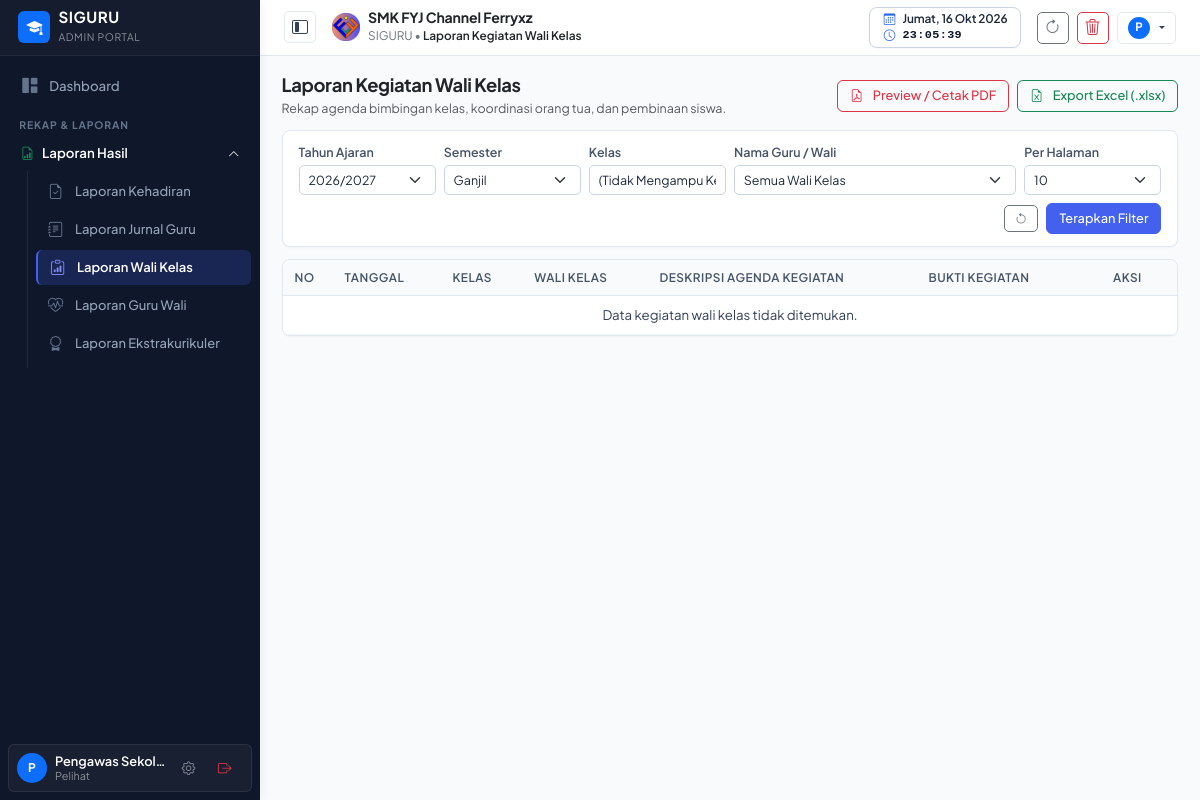
The page /laporan-wali.php (signed in) on the database its author committed.
### tables this page shows
CREATE TABLE pengaturan (
    id INTEGER PRIMARY KEY AUTOINCREMENT,
    logo TEXT DEFAULT 'assets/images/logo.png',
    nama_sekolah TEXT DEFAULT 'SMK NEGERI 1 CONTOH',
    tahun_ajaran TEXT DEFAULT '2026/2027',
    semester TEXT DEFAULT 'Ganjil',
    kelas TEXT DEFAULT 'X RPL 1, X RPL 2, XI RPL 1, XI RPL 2, XII RPL 1, XII RPL 2',
    mata_pelajaran TEXT DEFAULT 'Matematika, Bahasa Indonesia, Pemrograman Web, Basis Data, Bahasa Inggris, PJOK, Pendidikan Agama',
    folder_jurnal TEXT,
    folder_foto TEXT,
    folder_guru_wali TEXT,
    folder_wali TEXT,
    folder_ekstra TEXT,
    link_db_absen TEXT,
    link_db_jurnal TEXT,
    link_db_guru_wali TEXT,
    link_db_wali TEXT,
    link_db_ekstra TEXT,
    list_ekstrakurikuler TEXT DEFAULT 'Pramuka, Paskibra, Futsal, Basket, Rohis, PMR, Desain Grafis, Robotik',
    kepala_sekolah TEXT DEFAULT 'Drs. H. Ahmad Fauzi, M.Pd.',
    nip_kepala_sekolah TEXT DEFAULT '19750815 199903 1 002'
, kop_surat TEXT DEFAULT 'assets/images/kop_surat.png', kop_size TEXT DEFAULT '90', kabupaten TEXT DEFAULT 'Klungkung', ttd_kepsek TEXT DEFAULT 'https://drive.google.com/thumbnail?id=1GUfUommgYjV-cnhU0tTB8kRJy8iXagkI', list_tahun_ajaran TEXT DEFAULT '["2025/2026", "2026/2027", "2027/2028"]');

### laporan-wali.php (the view, shortened to what the rows shown need)
<?php
require_once __DIR__ . '/config/helper.php';
$taList = getDaftarTahunAjaran();
$filterTA = $_GET['ta'] ?? $settings['tahun_ajaran'];
$filterSemester = $_GET['semester'] ?? $settings['semester'];
require_once __DIR__ . '/views/header.php';
?>
<main class="content-wrapper">
    <div class="card card-table p-3 mb-4">
        <form method="GET" class="row g-2 align-items-center">
            <div class="col-md-2 col-6">
                <label class="form-label small text-muted mb-0">Tahun Ajaran</label>
                <select name="ta" class="form-select form-select-sm">
                    <?php foreach ($taList as $taOpt): ?>
                        <option value="<?= htmlspecialchars($taOpt) ?>" <?= $filterTA === $taOpt ? 'selected' : '' ?>>
                            <?= htmlspecialchars($taOpt) ?>
                        </option>
                    <?php endforeach; ?>
                </select>
            </div>
            <div class="col-md-2 col-6">
                <label class="form-label small text-muted mb-0">Semester</label>
                <select name="semester" class="form-select form-select-sm">
                    <option value="Ganjil" <?= $filterSemester === 'Ganjil' ? 'selected' : '' ?>>Ganjil</option>
                </select>
            </div>
        </form>
    </div>
    <div class="card card-table overflow-hidden">
        <div class="table-responsive">
            <table class="table table-custom align-middle mb-0">
                <thead>
                    <tr>
                        <th style="width: 50px;">No</th>
                        <th>Tanggal</th>
                        <th>Kelas</th>
                        <th>Wali Kelas</th>
                        <th>Deskripsi Agenda Kegiatan</th>
                        <th>Bukti Kegiatan</th>
                        <th style="width: 100px;" class="text-center">Aksi</th>
                    </tr>
                </thead>
            </table>
        </div>
    </div>
</main>
<?php require_once __DIR__ . '/views/footer.php'; ?>

### views/header.php (shortened to what the rows shown need)
<?php
require_once __DIR__ . '/../config/helper.php';
$settings = getSettings();
?>
<!DOCTYPE html>
<html lang="id">
<head>
    <link href="https://cdn.jsdelivr.net/npm/bootstrap@5.3.2/dist/css/bootstrap.min.css" rel="stylesheet">
    <link rel="stylesheet" href="https://cdn.jsdelivr.net/npm/bootstrap-icons@1.11.3/font/bootstrap-icons.min.css">
    <link rel="stylesheet" href="https://cdnjs.cloudflare.com/ajax/libs/font-awesome/6.5.1/css/all.min.css">
    <link rel="stylesheet" href="assets/css/style.css?v=<?= time() ?>">
</head>
<body>
<header class="main-header d-flex align-items-center justify-content-between px-3 px-md-4">
    <div class="d-flex align-items-center gap-2 gap-md-3">
        <div class="d-flex align-items-center gap-2">
            <img src="<?= htmlspecialchars($settings['logo'] ?? 'assets/images/logo.png') ?>" alt="Logo" class="rounded" style="height: 28px; width: 28px; object-fit: contain;">
            <div>
                <span class="d-none d-md-block fw-bold text-dark mb-0" style="font-size: 0.88rem; line-height: 1.15; letter-spacing: -0.01em;">
                    <?= htmlspecialchars($settings['nama_sekolah'] ?? 'SMK FYJ Channel Ferryxz') ?>
                </span>
                <span class="text-secondary small" style="line-height: 1.1; font-size: 0.74rem;">
                    SIGURU &bull; <span class="fw-semibold text-dark"><?= htmlspecialchars($pageTitle ?? 'Dashboard') ?></span>
                </span>
            </div>
        </div>
    </div>
</header>

### rows shown on the page
pengaturan: logo (picture), nama_sekolah "SMK FYJ Channel Ferryxz", ta "2026/2027", semester "Ganjil"

### other values the page prints
$pageTitle "Laporan Kegiatan Wali Kelas"
substr($user['nama'] ?: 'U', 0, 1) "P"
substr($currentUserData['nama'] ?? 'U', 0, 1) "P"
$currentUserData['nama'] "Pengawas Sekolah"
$currentUserData['hak_akses'] "Pelihat"
form field limit "10"
